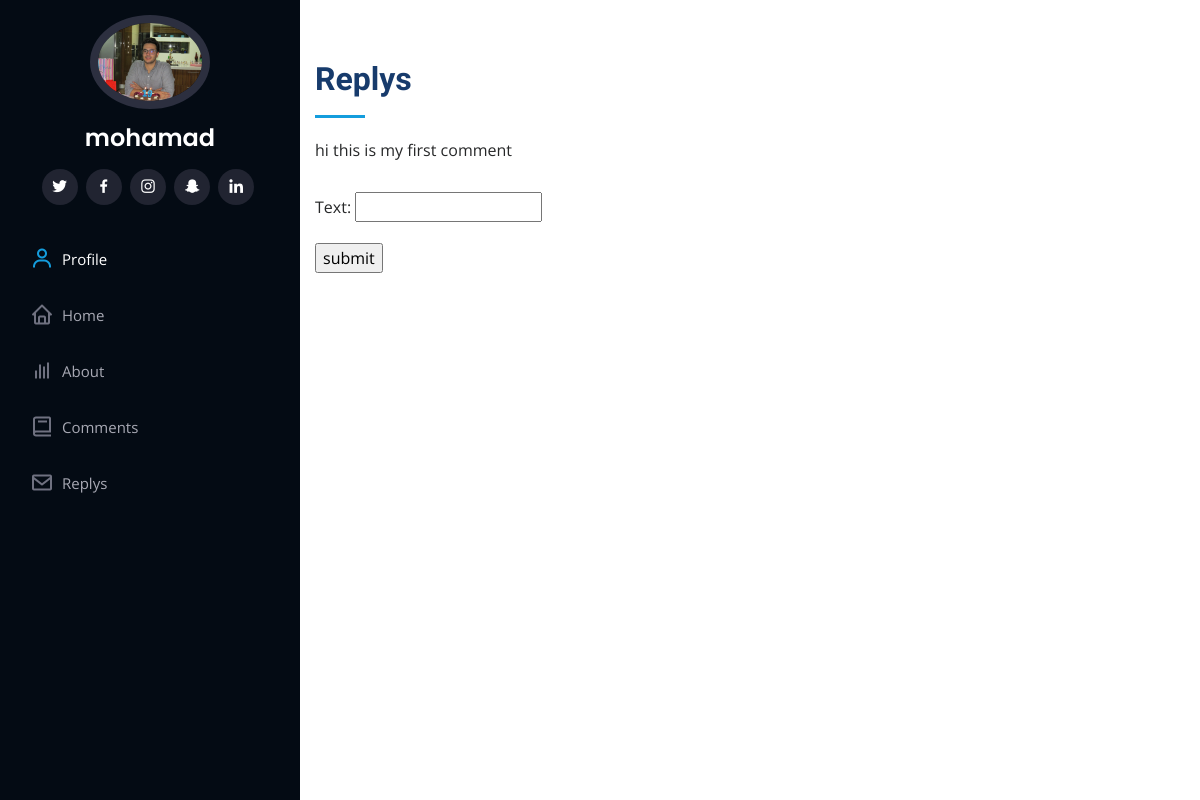
Page /reply/1/1 on the committed database.
### main/models.py (models this page shows, shortened)
class UserProfile(models.Model):
    user = models.OneToOneField(User , on_delete= models.CASCADE , unique=True , related_name='user')
    describtion1 = models.TextField(default='',blank=True,null=True )
    describtion2 = models.TextField(default='' ,blank=True,null=True)
    job = models.CharField(max_length=100 ,blank=True,null=True)
    age = models.IntegerField(default=0 ,blank=True,null=True)
    birthday = models.CharField(max_length=20,blank=True,null=True)
    city = models.CharField(max_length=100,blank=True,null=True )
    website = models.CharField(max_length=200 ,blank=True,null=True)
    Email = models.EmailField(default='' ,blank=True,null=True)
    phone = models.CharField(max_length=15 ,blank=True,null=True)
    like = models.IntegerField(default=0)
    comment_count = models.IntegerField(default=0)
    background_photo = models.ImageField(upload_to= 'images',default=' images / wall.JPG')
    picture = models.ImageField(upload_to='images/profile',default=' images / profile / defaultPic.JPG')
    quick_info1 = models.CharField(max_length=40 ,blank=True,null=True)
    quick_info2 = models.CharField(max_length=40,blank=True,null=True)
    quick_info3 = models.CharField(max_length=40,blank=True,null=True)
    follow_count = models.IntegerField(default=0)
    follower_count = models.IntegerField(default=0)
    facebook = models.CharField(max_length=100,blank=True,null=True)
    twitter = models.CharField(max_length=100,blank=True,null=True)
    instagram = models.CharField(max_length=100,blank=True,null=True)
    snapchat = models.CharField(max_length=100,blank=True,null=True)
    linkedin = models.CharField(max_length=100,blank=True,null=True)

class Comment(models.Model):
    user = models.ForeignKey(UserProfile , on_delete= models.CASCADE)
    text = models.CharField(max_length=300)
    like_count = models.IntegerField(default=0)
    date = models.DateTimeField(default= timezone.now)

### main/views.py (the view, shortened to what this page needs)
# urls.py: path('reply/<int:pk>/<int:commentpk>' , views.ReplyCreateView.as_view() , name='create_reply'),
class ReplyCreateView(CreateView):
    model = Reply
    fields = (
        'text',
    )
    template_name = 'main/replyCreate.html'
    def get_context_data(self, **kwargs):
        context = super(ReplyCreateView , self).get_context_data(**kwargs)
        comment = Comment.objects.get(pk = self.kwargs['commentpk'])
        context['comment'] = comment
        context['object'] = UserProfile.objects.get(pk = self.kwargs['pk'])
        return context

### main/templates/main/replyCreate.html (shortened to what this page needs)
<html lang="en">
<head>
  <link rel="stylesheet" href="https://stackpath.bootstrapcdn.com/bootstrap/4.4.1/css/bootstrap.min.css">
  <link href="/static/main/assets/vendor/bootstrap/css/bootstrap.min.css" rel="stylesheet">
  <link href="/static/main/assets/vendor/icofont/icofont.min.css" rel="stylesheet">
  <link href="/static/main/assets/vendor/boxicons/css/boxicons.min.css" rel="stylesheet">
  <link href="/static/main/assets/vendor/venobox/venobox.css" rel="stylesheet">
  <link href="/static/main/assets/vendor/owl.carousel/assets/owl.carousel.min.css" rel="stylesheet">
  <link href="/static/main/assets/vendor/aos/aos.css" rel="stylesheet">
  <link href="/static/main/assets/css/style.css" rel="stylesheet">
</head>
<body>
  <header id="header">
    <div class="d-flex flex-column">
      <div class="profile">
        <img src="/media/{{object.picture}}" alt="" class="img-fluid rounded-circle">
        <h1 class="text-light"><a href="/profile/{{object.pk}}">{{object.user.username}} </a></h1>
        <div class="social-links mt-3 text-center">
         {% if object.twitter %} <a href="https://www.twitter.com/{{ object.twitter }}" class="twitter"><i class="bx bxl-twitter"></i></a>{% endif %}
         {% if object.facebook %} <a href="https://www.facebook.com/{{ object.facebook }}" class="facebook"><i class="bx bxl-facebook"></i></a>{% endif %}
         {% if object.instagram %}<a href="https://www.instagram.com/{{ object.instagram }}" class="instagram"><i class="bx bxl-instagram"></i></a>{% endif %}
         {% if object.snapchat %}<a href="https://www.snapchat.com/{{ object.snapchat }}" class="snapchat"><i class="bx bxl-snapchat"></i></a>{% endif %}
         {% if object.linkedin %}<a href="https://www.linkedin.com/{{ object.linkedin }}" class="linkedin"><i class="bx bxl-linkedin"></i></a>{% endif %}
        </div>
      </div>
      <nav class="nav-menu">
        <ul>
          <li class = 'active'><a href="/profile/{{object.pk}}"><i class="bx bx-user"></i> <span>Profile</span></a></li>
          <lfi ><a href="/home"><i class="bx bx-home"></i> <span>Home</span></a></lfi>
          <li><a href="#about"><i class="bx bx-bar-chart"></i> <span>About</span></a></li>
          <li><a href="#comment"><i class="bx bx-book"></i> <span>Comments</span></a></li>
          <li><a href="#reply"><i class="bx bx-envelope"></i> Replys</a></li>
        </ul>
      </nav>
    </div>
  </header>
  <main id="main">
    <section id="reply" class="testimonials ">
      <div class="container">
        <div class="section-title">
          <h2>Replys</h2>
          <p>{{comment.text}}</p>
        </div>
      <form method="post">
          {{form.as_p}}
          <input type="submit" value="submit">
      </form>
      </div>
    </section>
  </main>
 <footer id="footer">
  </footer>
</body>
</html>

### main/static/main/assets/css/style.css (style rules this page uses)
body { font-family: "Open Sans", sans-serif; color: #272829; }
a { color: #149ddd; }
h1, h2, h3, h4, h5, h6 { font-family: "Raleway", sans-serif; }
#header { position: fixed; top: 0; left: 0; bottom: 0; width: 300px; transition: all ease-in-out 0.5s; z-index: 9999; transition: all 0.5s; padding: 0 15px; background: #040b14; overflow-y: auto; }
#header .profile img { margin: 15px auto; display: block; width: 120px; border: 8px solid #2c2f3f; }
#header .profile h1 { font-size: 24px; margin: 0; padding: 0; font-weight: 600; -moz-text-align-last: center; text-align-last: center; font-family: "Poppins", sans-serif; }
#header .profile h1 a, #header .profile h1 a:hover { color: #fff; text-decoration: none; }
#header .profile .social-links a { font-size: 18px; display: inline-block; background: #212431; color: #fff; line-height: 1; padding: 8px 0; margin-right: 4px; border-radius: 50%; text-align: center; width: 36px; height: 36px; transition: 0.3s; }
#main { margin-left: 300px; }
.nav-menu { padding-top: 30px; }
.nav-menu * { margin: 0; padding: 0; list-style: none; }
.nav-menu > ul > li { position: relative; white-space: nowrap; }
.nav-menu a { display: flex; align-items: center; color: #a8a9b4; padding: 12px 15px; margin-bottom: 8px; transition: 0.3s; font-size: 15px; }
.nav-menu a i { font-size: 24px; padding-right: 8px; color: #6f7180; }
.nav-menu a:hover, .nav-menu .active > a, .nav-menu li:hover > a { text-decoration: none; color: #fff; }
.nav-menu a:hover i, .nav-menu .active > a i, .nav-menu li:hover > a i { color: #149ddd; }
section { padding: 60px 0; overflow: hidden; }
.section-title { padding-bottom: 30px; }
.section-title h2 { font-size: 32px; font-weight: bold; margin-bottom: 20px; padding-bottom: 20px; position: relative; color: #173b6c; }
.section-title h2::after { content: ''; position: absolute; display: block; width: 50px; height: 3px; background: #149ddd; bottom: 0; left: 0; }
.section-title p { margin-bottom: 0; }
#footer { padding: 15px; color: #f4f6fd; font-size: 14px; position: fixed; left: 0; bottom: 0; width: 300px; z-index: 9999; background: #040b14; }

### rows in the picture
UserProfile: picture (picture), user.username "mohamad"
Comment: text "hi this is my first comment"
